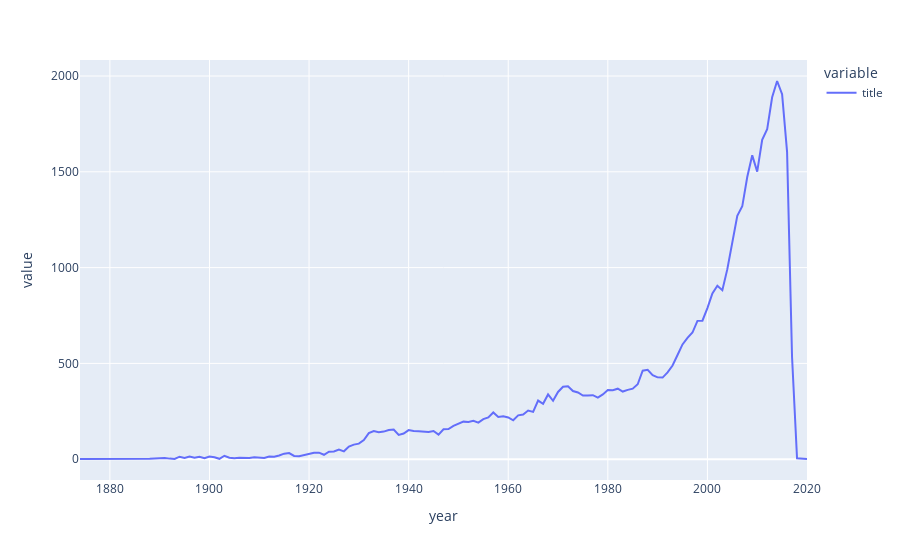

Here is the notebook cell this chart was saved with:
### Markdown cell above
#### Number of Movies by the year

The Dataset of 45,000 movies available to us does not represent the entire corpus of movies released since the inception of cinema. However, it is reasomnable to assume that it does include almost every major film released in Hollywood as well as other major film industries across the world (such as Bollywood in India). With this assumption in mind, let us take a look at the number of movies produced by the year.

### Code cell
year_count = df.groupby('year')['title'].count()
plt.figure(figsize=(18,5))
fig = px.line(year_count)
fig.show()

### Figure 1 — Plotly figure (JSON) as saved in the notebook; plotly's stock layout.template omitted (floating-point values rounded to 4 significant figures; data arrays with more than 128 entries replaced by an {"elided": "..."} marker saying what was removed)
{"data": [{"hovertemplate": "variable=title<br>year=%{x}<br>value=%{y}<extra></extra>", "legendgroup": "title", "line": {"color": "#636efa", "dash": "solid"}, "mode": "lines", "name": "title", "orientation": "v", "showlegend": true, "type": "scatter", "x": {"elided": "136 str values"}, "xaxis": "x", "y": {"elided": "136 int values"}, "yaxis": "y"}], "layout": {"legend": {"title": {"text": "variable"}, "tracegroupgap": 0}, "margin": {"t": 60}, "xaxis": {"anchor": "y", "domain": [0, 1], "title": {"text": "year"}}, "yaxis": {"anchor": "x", "domain": [0, 1], "title": {"text": "value"}}}}
